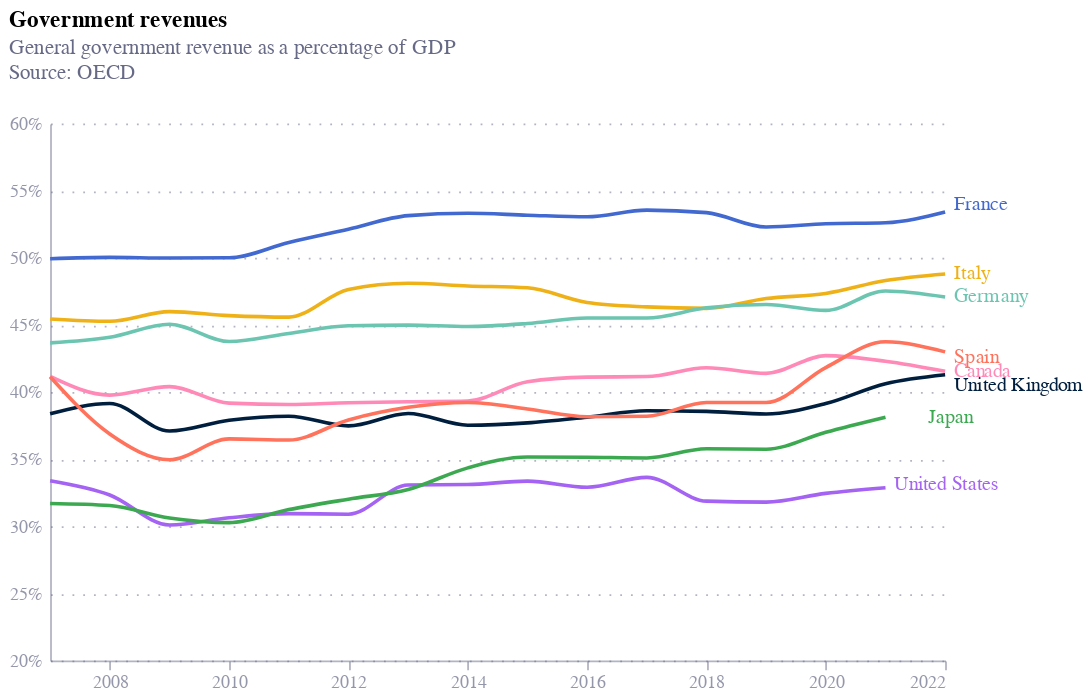

The cell this chart's notebook holds for it:
### Code cell
chart = alt.Chart(fisc_df3).mark_line(interpolate="monotone").encode(
    x=alt.X('date:T', title=''),
    y=alt.Y('value:Q', title='', axis=alt.Axis(labelExpr="format(datum.value,',') + '%'"), scale=alt.Scale(domain= [20, 60])),
    color=alt.Color('country:N', legend=None, scale=alt.Scale(domain=["United Kingdom", "France", "Italy", "Spain", "Germany", "Japan", "Canada", "United States"], range=["#001f3f", "#4269d0", "#efb118", "#ff725c", "#6cc5b0", "#3ca951", "#ff8ab7", "#a463f2", "#97bbf5", "#9c6b4e"] 
    ))
).properties(
    width=500,
    height=300,
    title={
        "text": "Government revenues",
        "anchor": "start",
        "subtitle": [ "General government revenue as a percentage of GDP", "Source: OECD", ""],
        "subtitleColor": "#676A86"})

text = alt.Chart(fisc_df3).mark_text(
    align='left',
    dx={
            "expr": "datum.country == 'Japan' ? 24 : 5"
          },
    dy={
            "expr": "datum.country == 'United States' ? -2 : datum.country == 'France' ? -4 : datum.country == 'Spain' ? 3 : datum.country == 'United Kingdom' ? 6 : 0"
          }
).encode(
    alt.X('date:T', aggregate='max'),
    alt.Y('value:Q', aggregate={'argmax': 'date'}),
    text='country:N',
    color = 'country:N'
)  


chart4 = chart + text 
chart4

### Figure 1 — Vega-Lite specification as saved in the notebook (floating-point values rounded to 4 significant figures)
{"config": {"font": "Circular Std", "mark": {"line": {"interpolate": "monotone"}}, "view": {"stroke": "transparent", "width": 400, "height": 300}, "range": {"category": ["#36B7B4", "#E6224B", "#F4C245", "#0063AF", "#00A767", "#179FDB", "#EB5C2E"], "diverging": ["#E6224B", "#E54753", "#C9C9C9", "#179FDB", "#122B39"], "heatmap": ["#C9C9C9", "#179FDB", "#0063AF", "#122B39"], "ordinal": ["#00A767", "#36B7B4", "#179FDB", "#0063AF", "#243B5A"]}, "axisX": {"domainColor": "#676A86", "domainOpacity": 0.5, "grid": false, "labelAngle": 0, "labelColor": "#676A86", "labelOpacity": 0.7, "orient": "bottom", "tickColor": "#676A86", "tickCount": 10, "tickOpacity": 0.5, "title": false, "titleAlign": "center", "titleAnchor": "middle", "titleColor": "#676A86", "titleFontSize": 12, "titleOpacity": 0.8, "titleY": -15}, "axisY": {"domainColor": "#676A86", "domainOpacity": 0.5, "gridColor": "#676A86", "gridDash": [1, 5], "gridOpacity": 0.5, "labelColor": "#676A86", "labelOpacity": 0.7, "labelPadding": 5, "tickColor": "#676A86", "tickCount": 8, "tickOpacity": 0.5, "ticks": false, "titleAlign": "left", "titleAngle": 0, "titleBaseline": "bottom", "titleColor": "#676A86", "titleFontSize": 12, "titleOpacity": 0.8, "titleX": 0, "titleY": -7}}, "layer": [{"mark": {"type": "line", "interpolate": "monotone"}, "encoding": {"color": {"field": "country", "legend": null, "scale": {"domain": ["United Kingdom", "France", "Italy", "Spain", "Germany", "Japan", "Canada", "United States"], "range": ["#001f3f", "#4269d0", "#efb118", "#ff725c", "#6cc5b0", "#3ca951", "#ff8ab7", "#a463f2", "#97bbf5", "#9c6b4e"]}, "type": "nominal"}, "x": {"field": "date", "title": "", "type": "temporal"}, "y": {"axis": {"labelExpr": "format(datum.value,',') + '%'"}, "field": "value", "scale": {"domain": [25, 55]}, "title": "", "type": "quantitative"}}, "title": {"text": "Government revenues", "anchor": "start", "subtitle": ["General government revenue as a percentage of GDP", "Source: OECD", ""], "subtitleColor": "#676A86"}}, {"mark": {"type": "text", "align": "left", "dx": {"expr": "datum.country == 'Japan' ? 24 : 5"}, "dy": {"expr": "datum.country == 'United States' ? -2 : datum.country == 'France' ? -4 : datum.country == 'Spain' ? 3 : datum.country == 'United Kingdom' ? 6 : 0"}}, "encoding": {"color": {"field": "country", "type": "nominal"}, "text": {"field": "country", "type": "nominal"}, "x": {"aggregate": "max", "field": "date", "type": "temporal"}, "y": {"aggregate": {"argmax": "date"}, "field": "value", "type": "quantitative"}}}], "data": {"name": "data-52802bac5fc153c52e9bb05153f16c3b"}, "height": 300, "width": 500, "$schema": "https://vega.github.io/schema/vega-lite/v5.17.0.json", "datasets": {"data-52802bac5fc153c52e9bb05153f16c3b": [{"iso3": "USA", "country": "United States", "series": "Government revenues", "date": "2014-01-01", "value": 33.11}, {"iso3": "USA", "country": "United States", "series": "Government revenues", "date": "2013-01-01", "value": 33.07}, {"iso3": "USA", "country": "United States", "series": "Government revenues", "date": "2012-01-01", "value": 30.9}, {"iso3": "FRA", "country": "France", "series": "Government revenues", "date": "2008-01-01", "value": 50.03}, {"iso3": "FRA", "country": "France", "series": "Government revenues", "date": "2007-01-01", "value": 49.93}, {"iso3": "FRA", "country": "France", "series": "Government revenues", "date": "2022-01-01", "value": 53.41}, {"iso3": "FRA", "country": "France", "series": "Government revenues", "date": "2021-01-01", "value": 52.61}, {"iso3": "FRA", "country": "France", "series": "Government revenues", "date": "2020-01-01", "value": 52.53}, {"iso3": "FRA", "country": "France", "series": "Government revenues", "date": "2019-01-01", "value": 52.29}, {"iso3": "FRA", "country": "France", "series": "Government revenues", "date": "2018-01-01", "value": 53.36}, {"iso3": "FRA", "country": "France", "series": "Government revenues", "date": "2017-01-01", "value": 53.55}, {"iso3": "FRA", "country": "France", "series": "Government revenues", "date": "2016-01-01", "value": 53.05}, {"iso3": "FRA", "country": "France", "series": "Government revenues", "date": "2015-01-01", "value": 53.17}, {"iso3": "FRA", "country": "France", "series": "Government revenues", "date": "2014-01-01", "value": 53.31}, {"iso3": "ITA", "country": "Italy", "series": "Government revenues", "date": "2014-01-01", "value": 47.9}, {"iso3": "ITA", "country": "Italy", "series": "Government revenues", "date": "2013-01-01", "value": 48.1}, {"iso3": "ITA", "country": "Italy", "series": "Government revenues", "date": "2012-01-01", "value": 47.64}, {"iso3": "ITA", "country": "Italy", "series": "Government revenues", "date": "2011-01-01", "value": 45.58}, {"iso3": "ITA", "country": "Italy", "series": "Government revenues", "date": "2010-01-01", "value": 45.69}, {"iso3": "ITA", "country": "Italy", "series": "Government revenues", "date": "2009-01-01", "value": 45.99}, {"iso3": "ITA", "country": "Italy", "series": "Government revenues", "date": "2008-01-01", "value": 45.27}, {"iso3": "ITA", "country": "Italy", "series": "Government revenues", "date": "2007-01-01", "value": 45.44}, {"iso3": "ITA", "country": "Italy", "series": "Government revenues", "date": "2022-01-01", "value": 48.79}, {"iso3": "ITA", "country": "Italy", "series": "Government revenues", "date": "2021-01-01", "value": 48.3}, {"iso3": "ITA", "country": "Italy", "series": "Government revenues", "date": "2020-01-01", "value": 47.34}, {"iso3": "ITA", "country": "Italy", "series": "Government revenues", "date": "2019-01-01", "value": 46.96}, {"iso3": "ITA", "country": "Italy", "series": "Government revenues", "date": "2018-01-01", "value": 46.23}, {"iso3": "ITA", "country": "Italy", "series": "Government revenues", "date": "2017-01-01", "value": 46.34}, {"iso3": "ITA", "country": "Italy", "series": "Government revenues", "date": "2016-01-01", "value": 46.67}, {"iso3": "CAN", "country": "Canada", "series": "Government revenues", "date": "2016-01-01", "value": 41.11}, {"iso3": "CAN", "country": "Canada", "series": "Government revenues", "date": "2015-01-01", "value": 40.77}, {"iso3": "CAN", "country": "Canada", "series": "Government revenues", "date": "2014-01-01", "value": 39.33}, {"iso3": "CAN", "country": "Canada", "series": "Government revenues", "date": "2013-01-01", "value": 39.28}, {"iso3": "CAN", "country": "Canada", "series": "Government revenues", "date": "2012-01-01", "value": 39.2}, {"iso3": "CAN", "country": "Canada", "series": "Government revenues", "date": "2011-01-01", "value": 39.07}, {"iso3": "CAN", "country": "Canada", "series": "Government revenues", "date": "2010-01-01", "value": 39.17}, {"iso3": "CAN", "country": "Canada", "series": "Government revenues", "date": "2009-01-01", "value": 40.4}, {"iso3": "CAN", "country": "Canada", "series": "Government revenues", "date": "2008-01-01", "value": 39.77}, {"iso3": "CAN", "country": "Canada", "series": "Government revenues", "date": "2007-01-01", "value": 41.16}, {"iso3": "CAN", "country": "Canada", "series": "Government revenues", "date": "2022-01-01", "value": 41.54}, {"iso3": "CAN", "country": "Canada", "series": "Government revenues", "date": "2021-01-01", "value": 42.29}, {"iso3": "CAN", "country": "Canada", "series": "Government revenues", "date": "2020-01-01", "value": 42.71}, {"iso3": "FRA", "country": "France", "series": "Government revenues", "date": "2012-01-01", "value": 52.13}, {"iso3": "FRA", "country": "France", "series": "Government revenues", "date": "2011-01-01", "value": 51.14}, {"iso3": "FRA", "country": "France", "series": "Government revenues", "date": "2010-01-01", "value": 50.0}, {"iso3": "FRA", "country": "France", "series": "Government revenues", "date": "2009-01-01", "value": 49.98}, {"iso3": "JPN", "country": "Japan", "series": "Government revenues", "date": "2014-01-01", "value": 34.35}, {"iso3": "JPN", "country": "Japan", "series": "Government revenues", "date": "2013-01-01", "value": 32.74}, {"iso3": "JPN", "country": "Japan", "series": "Government revenues", "date": "2012-01-01", "value": 32.02}, {"iso3": "JPN", "country": "Japan", "series": "Government revenues", "date": "2011-01-01", "value": 31.24}, {"iso3": "JPN", "country": "Japan", "series": "Government revenues", "date": "2010-01-01", "value": 30.27}, {"iso3": "JPN", "country": "Japan", "series": "Government revenues", "date": "2009-01-01", "value": 30.62}, {"iso3": "JPN", "country": "Japan", "series": "Government revenues", "date": "2008-01-01", "value": 31.54}, {"iso3": "JPN", "country": "Japan", "series": "Government revenues", "date": "2007-01-01", "value": 31.69}, {"iso3": "JPN", "country": "Japan", "series": "Government revenues", "date": "2021-01-01", "value": 38.12}, {"iso3": "JPN", "country": "Japan", "series": "Government revenues", "date": "2020-01-01", "value": 37.0}, {"iso3": "JPN", "country": "Japan", "series": "Government revenues", "date": "2019-01-01", "value": 35.74}, {"iso3": "JPN", "country": "Japan", "series": "Government revenues", "date": "2018-01-01", "value": 35.77}, {"iso3": "JPN", "country": "Japan", "series": "Government revenues", "date": "2017-01-01", "value": 35.09}, {"iso3": "JPN", "country": "Japan", "series": "Government revenues", "date": "2016-01-01", "value": 35.14}, {"iso3": "DEU", "country": "Germany", "series": "Government revenues", "date": "2014-01-01", "value": 44.88}, {"iso3": "DEU", "country": "Germany", "series": "Government revenues", "date": "2013-01-01", "value": 44.98}, {"iso3": "DEU", "country": "Germany", "series": "Government revenues", "date": "2012-01-01", "value": 44.93}, {"iso3": "DEU", "country": "Germany", "series": "Government revenues", "date": "2011-01-01", "value": 44.36}, {"iso3": "DEU", "country": "Germany", "series": "Government revenues", "date": "2010-01-01", "value": 43.76}, {"iso3": "DEU", "country": "Germany", "series": "Government revenues", "date": "2009-01-01", "value": 45.05}, {"iso3": "DEU", "country": "Germany", "series": "Government revenues", "date": "2008-01-01", "value": 44.08}, {"iso3": "DEU", "country": "Germany", "series": "Government revenues", "date": "2007-01-01", "value": 43.66}, {"iso3": "DEU", "country": "Germany", "series": "Government revenues", "date": "2022-01-01", "value": 47.08}, {"iso3": "DEU", "country": "Germany", "series": "Government revenues", "date": "2021-01-01", "value": 47.53}, {"iso3": "DEU", "country": "Germany", "series": "Government revenues", "date": "2020-01-01", "value": 46.08}, {"iso3": "DEU", "country": "Germany", "series": "Government revenues", "date": "2019-01-01", "value": 46.52}, {"iso3": "DEU", "country": "Germany", "series": "Government revenues", "date": "2018-01-01", "value": 46.27}, {"iso3": "DEU", "country": "Germany", "series": "Government revenues", "date": "2017-01-01", "value": 45.51}, {"iso3": "DEU", "country": "Germany", "series": "Government revenues", "date": "2016-01-01", "value": 45.51}, {"iso3": "GBR", "country": "United Kingdom", "series": "Government revenues", "date": "2014-01-01", "value": 37.53}, {"iso3": "GBR", "country": "United Kingdom", "series": "Government revenues", "date": "2013-01-01", "value": 38.4}, {"iso3": "GBR", "country": "United Kingdom", "series": "Government revenues", "date": "2012-01-01", "value": 37.48}, {"iso3": "GBR", "country": "United Kingdom", "series": "Government revenues", "date": "2011-01-01", "value": 38.2}, {"iso3": "GBR", "country": "United Kingdom", "series": "Government revenues", "date": "2010-01-01", "value": 37.89}, {"iso3": "GBR", "country": "United Kingdom", "series": "Government revenues", "date": "2009-01-01", "value": 37.09}, {"iso3": "GBR", "country": "United Kingdom", "series": "Government revenues", "date": "2008-01-01", "value": 39.14}, {"iso3": "GBR", "country": "United Kingdom", "series": "Government revenues", "date": "2007-01-01", "value": 38.38}, {"iso3": "GBR", "country": "United Kingdom", "series": "Government revenues", "date": "2022-01-01", "value": 41.29}, {"iso3": "GBR", "country": "United Kingdom", "series": "Government revenues", "date": "2021-01-01", "value": 40.62}, {"iso3": "GBR", "country": "United Kingdom", "series": "Government revenues", "date": "2020-01-01", "value": 39.14}, {"iso3": "GBR", "country": "United Kingdom", "series": "Government revenues", "date": "2019-01-01", "value": 38.36}, {"iso3": "GBR", "country": "United Kingdom", "series": "Government revenues", "date": "2018-01-01", "value": 38.56}, {"iso3": "GBR", "country": "United Kingdom", "series": "Government revenues", "date": "2017-01-01", "value": 38.61}, {"iso3": "GBR", "country": "United Kingdom", "series": "Government revenues", "date": "2016-01-01", "value": 38.13}, {"iso3": "CAN", "country": "Canada", "series": "Government revenues", "date": "2018-01-01", "value": 41.81}, {"iso3": "CAN", "country": "Canada", "series": "Government revenues", "date": "2017-01-01", "value": 41.15}, {"iso3": "USA", "country": "United States", "series": "Government revenues", "date": "2011-01-01", "value": 30.94}, {"iso3": "USA", "country": "United States", "series": "Government revenues", "date": "2010-01-01", "value": 30.63}, {"iso3": "USA", "country": "United States", "series": "Government revenues", "date": "2009-01-01", "value": 30.1}, {"iso3": "USA", "country": "United States", "series": "Government revenues", "date": "2008-01-01", "value": 32.33}, {"iso3": "USA", "country": "United States", "series": "Government revenues", "date": "2007-01-01", "value": 33.39}, {"iso3": "USA", "country": "United States", "series": "Government revenues", "date": "2021-01-01", "value": 32.87}, {"iso3": "USA", "country": "United States", "series": "Government revenues", "date": "2020-01-01", "value": 32.45}, {"iso3": "USA", "country": "United States", "series": "Government revenues", "date": "2019-01-01", "value": 31.8}, {"iso3": "USA", "country": "United States", "series": "Government revenues", "date": "2018-01-01", "value": 31.87}, {"iso3": "USA", "country": "United States", "series": "Government revenues", "date": "2017-01-01", "value": 33.64}, {"iso3": "USA", "country": "United States", "series": "Government revenues", "date": "2016-01-01", "value": 32.9}, {"iso3": "ESP", "country": "Spain", "series": "Government revenues", "date": "2014-01-01", "value": 39.22}, {"iso3": "ESP", "country": "Spain", "series": "Government revenues", "date": "2013-01-01", "value": 38.86}, {"iso3": "ESP", "country": "Spain", "series": "Government revenues", "date": "2012-01-01", "value": 37.92}, {"iso3": "ESP", "country": "Spain", "series": "Government revenues", "date": "2011-01-01", "value": 36.42}, {"iso3": "ESP", "country": "Spain", "series": "Government revenues", "date": "2010-01-01", "value": 36.51}, {"iso3": "ESP", "country": "Spain", "series": "Government revenues", "date": "2009-01-01", "value": 34.95}, {"iso3": "ESP", "country": "Spain", "series": "Government revenues", "date": "2008-01-01", "value": 36.87}, {"iso3": "ESP", "country": "Spain", "series": "Government revenues", "date": "2007-01-01", "value": 41.14}, {"iso3": "ESP", "country": "Spain", "series": "Government revenues", "date": "2022-01-01", "value": 42.99}, {"iso3": "ESP", "country": "Spain", "series": "Government revenues", "date": "2021-01-01", "value": 43.74}, {"iso3": "ESP", "country": "Spain", "series": "Government revenues", "date": "2020-01-01", "value": 41.82}, {"iso3": "ESP", "country": "Spain", "series": "Government revenues", "date": "2019-01-01", "value": 39.22}, {"iso3": "ESP", "country": "Spain", "series": "Government revenues", "date": "2018-01-01", "value": 39.22}, {"iso3": "ESP", "country": "Spain", "series": "Government revenues", "date": "2017-01-01", "value": 38.2}, {"iso3": "ESP", "country": "Spain", "series": "Government revenues", "date": "2016-01-01", "value": 38.16}, {"iso3": "FRA", "country": "France", "series": "Government revenues", "date": "2013-01-01", "value": 53.14}, {"iso3": "ITA", "country": "Italy", "series": "Government revenues", "date": "2015-01-01", "value": 47.76}, {"iso3": "CAN", "country": "Canada", "series": "Government revenues", "date": "2019-01-01", "value": 41.39}, {"iso3": "JPN", "country": "Japan", "series": "Government revenues", "date": "2015-01-01", "value": 35.16}, {"iso3": "DEU", "country": "Germany", "series": "Government revenues", "date": "2015-01-01", "value": 45.1}, {"iso3": "GBR", "country": "United Kingdom", "series": "Government revenues", "date": "2015-01-01", "value": 37.7}, {"iso3": "USA", "country": "United States", "series": "Government revenues", "date": "2015-01-01", "value": 33.36}, {"iso3": "ESP", "country": "Spain", "series": "Government revenues", "date": "2015-01-01", "value": 38.74}]}}
